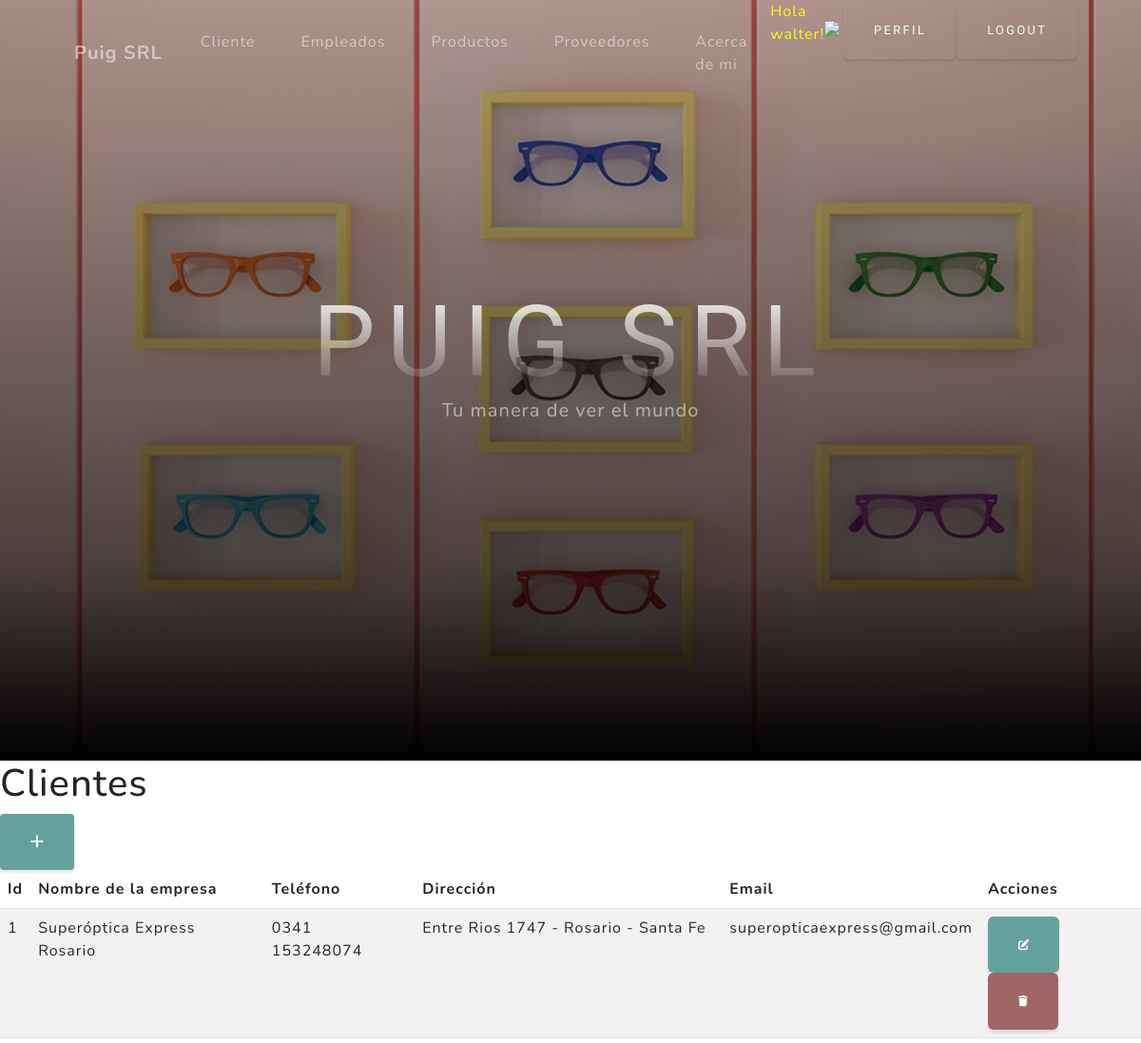
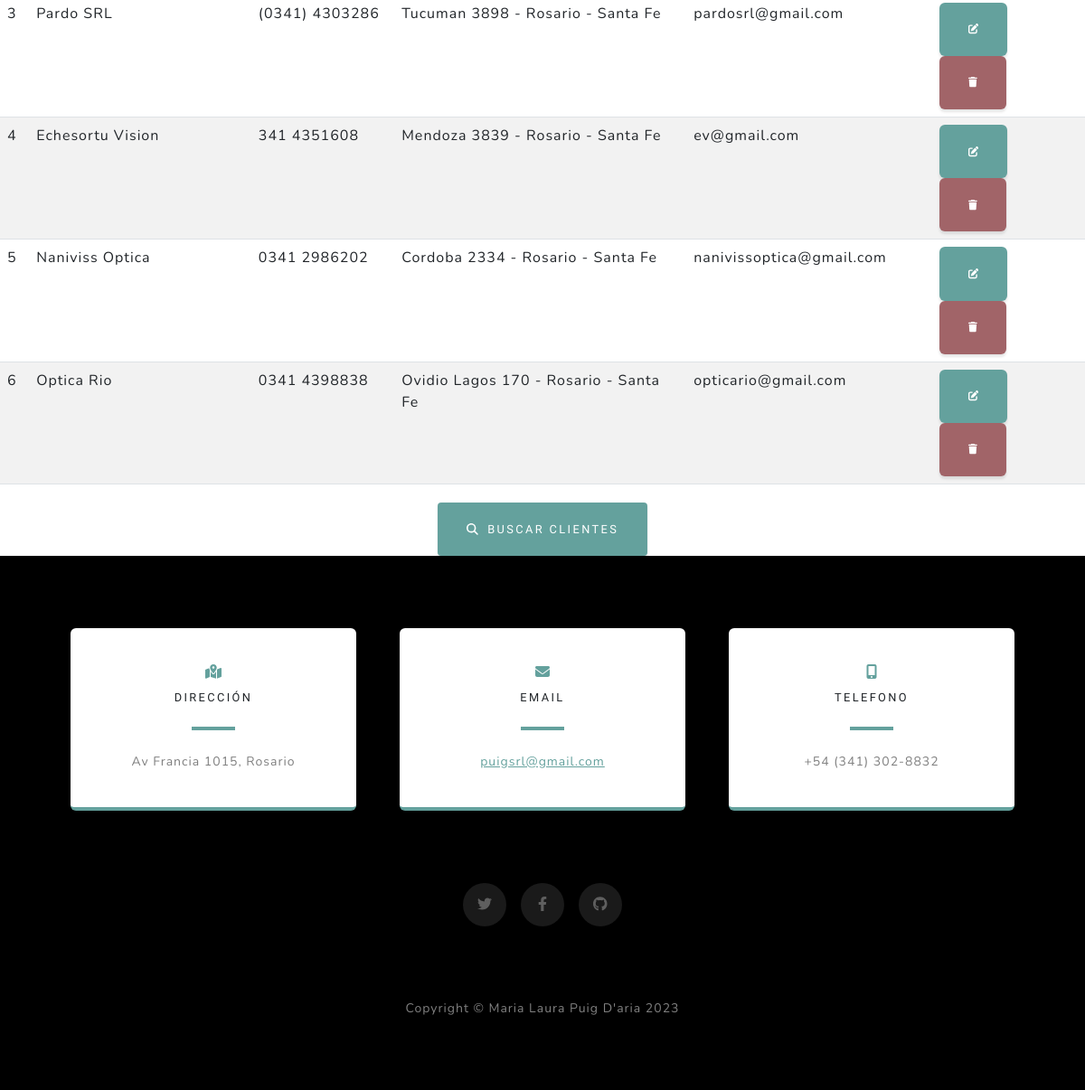
/clientes/ (signed in), run on the app's committed database (2 pictures, top to bottom).
### aplicacion/models.py (models this page shows, shortened)
class Cliente(models.Model):
    nombre_empresa = models.CharField(max_length=100)
    telefono_contacto = models.CharField(max_length=20)
    direccion = models.CharField (max_length=100)
    email = models.EmailField()

### aplicacion/views.py (the view)
# urls.py: path('clientes/', cliente, name = "clientes" ),
@login_required
def cliente(request):
    clientes = Cliente.objects.all()
    contexto = {'clientes': clientes, 'titulo': 'Listado de Clientes'}
    return render(request, 'aplicacion/clientes.html', contexto)

### aplicacion/templates/aplicacion/clientes.html (shortened to what this page needs)
{% extends 'aplicacion/base.html' %}
{% load static %}
    {% block contenido %}
    <h1>Clientes</h1>
    <a href="{% url 'create_clientes' %}" class="btn btn-primary btn-sm">
        <i class="fa fa-plus fa-lg" title="New Record"></i>
    </a>
    <table class="table table-striped">
        <thead>
            <tr>
                <th>Id</th>
                <th>Nombre de la empresa</th>
                <th>Teléfono</th>
                <th>Dirección</th>
                <th>Email</th>
                <th>Acciones</th>
            </tr>
        </thead>
        <tbody>
            {% for c in clientes %}
            <tr>
                <td>{{ c.id }}</td>
                <td>{{ c.nombre_empresa }}</td>
                <td>{{ c.telefono_contacto }}</td>
                <td>{{ c.direccion }}</td>
                <td>{{ c.email }}</td>
                <td>
                    <a href="{% url 'update_clientes' pk=c.id %}" class="btn btn-primary">
                        <i class="fa fa-edit fa-sm" title="Edit Record"></i>
                    </a>
                    <a href="{% url 'delete_clientes' pk=c.id %}" class="btn btn-danger">
                        <i class="fa fa-trash fa-sm" title="Delete Record"></i>
                    </a>
                </td>
            </tr>
            {% endfor %}
        </tbody>
    </table>
    <div style="text-align: center; margin-top: 20px;">
        <a href="{% url 'buscar_cliente' %}" class="btn btn-primary btn-sm">
            <i class="fa fa-search" style="margin-right: 5px;"></i> Buscar Clientes
        </a>
    </div>
   {% endblock contenido %}

### aplicacion/templates/aplicacion/base.html (shortened to what this page needs)
<!DOCTYPE html>
<html lang="en">
    <head>
        {% load static %}
        <link href="{% static 'aplicacion/css/styles.css' %}" rel="stylesheet" />
    </head>
    <body id="page-top">
        <nav class="navbar navbar-expand-lg navbar-light fixed-top" id="mainNav">
            <div class="container px-4 px-lg-5">
                <a class="navbar-brand" href="{% url 'home' %}">Puig SRL</a>
                {% if user.is_authenticated %}
                <div class="collapse navbar-collapse" id="navbarResponsive">
                    <ul class="navbar-nav ms-auto">
                        <li class="nav-item"><a class="nav-link" href="{% url 'clientes' %}">Cliente</a></li>
                        <li class="nav-item"><a class="nav-link" href="{% url 'empleados' %}">Empleados</a></li>
                        <li class="nav-item"><a class="nav-link" href="{% url 'productos' %}">Productos</a></li>
                        <li class="nav-item"><a class="nav-link" href="{% url 'proveedores' %}">Proveedores</a></li>
                        <li class="nav-item"><a class="nav-link" href="{% url 'acerca_de_mi' %}">Acerca de mi</a></li>
                        <li class="nav-item">
                            <div class="user-info d-flex align-items-center">
                                <p style="color: rgb(255, 251, 7)">Hola {{ user.username }}!</p>
                                    <img src="{{ request.session.avatar }}" height="20px" width="20px" alt="Avatar"/>
                                <div class="ml-2 d-flex align-items-center">
                                    <a class="btn btn-outline-light" href="{% url 'editar_perfil' %}">Perfil</a>
                                    <a class="btn btn-outline-light" href="{% url 'logout' %}">Logout</a>
                                </div>
                            </div>
                        </li>
                          {% else %}
                              <a class="nav-link" href="{% url 'registro' %}">Registro</a>
                          </li>
                              <a class="nav-link" href="{% url 'login' %}">Login</a>
                              {% endif %}
                    </ul>
                </div>
            </div>
        </nav>
        <header class="masthead">
            <div class="container px-4 px-lg-5 d-flex h-100 align-items-center justify-content-center">
                <div class="d-flex justify-content-center">
                    <div class="text-center">
                        <h1 class="mx-auto my-0 text-uppercase">Puig SRL</h1>
                        <h2 class="text-white-50 mx-auto mt-2 mb-5">Tu manera de ver el mundo</h2>
                    </div>
                </div>
            </div>
        </header>
        {% block contenido %}
        {% endblock contenido %}
        <section class="contact-section bg-black">
            <div class="container px-4 px-lg-5">
                <div class="row gx-4 gx-lg-5">
                    <div class="col-md-4 mb-3 mb-md-0">
                        <div class="card py-4 h-100">
                            <div class="card-body text-center">
                                <i class="fas fa-map-marked-alt text-primary mb-2"></i>
                                <h4 class="text-uppercase m-0">Dirección</h4>
                                <hr class="my-4 mx-auto" />
                                <div class="small text-black-50">Av Francia 1015, Rosario</div>
                            </div>
                        </div>
                    </div>
                    <div class="col-md-4 mb-3 mb-md-0">
                        <div class="card py-4 h-100">
                            <div class="card-body text-center">
                                <i class="fas fa-envelope text-primary mb-2"></i>
                                <h4 class="text-uppercase m-0">Email</h4>
                                <hr class="my-4 mx-auto" />
                                <div class="small text-black-50"><a href="#!">puigsrl@gmail.com</a></div>
                            </div>
                        </div>
                    </div>
                    <div class="col-md-4 mb-3 mb-md-0">
                        <div class="card py-4 h-100">
                            <div class="card-body text-center">
                                <i class="fas fa-mobile-alt text-primary mb-2"></i>
                                <h4 class="text-uppercase m-0">Telefono</h4>
                                <hr class="my-4 mx-auto" />
                                <div class="small text-black-50">+54 (341) 302-8832</div>
                            </div>
                        </div>
                    </div>
                </div>
                <div class="social d-flex justify-content-center">
                    <a class="mx-2" href="#!"><i class="fab fa-twitter"></i></a>
                    <a class="mx-2" href="#!"><i class="fab fa-facebook-f"></i></a>
                    <a class="mx-2" href="#!"><i class="fab fa-github"></i></a>
                </div>
            </div>
        </section>
        <footer class="footer bg-black small text-center text-white-50"><div class="container px-4 px-lg-5">Copyright &copy; Maria Laura Puig D'aria 2023</div></footer>
    </body>
</html>

### data on the page
Cliente: id "1", nombre_empresa "Superóptica Express Rosario", telefono_contacto "0341 153248074", direccion "Entre Rios 1747 - Rosario - Santa Fe", email "superopticaexpress@gmail.com"
Cliente: id "3", nombre_empresa "Pardo SRL", telefono_contacto "(0341) 4303286", direccion "Tucuman 3898 - Rosario - Santa Fe", email "pardosrl@gmail.com"
Cliente: id "4", nombre_empresa "Echesortu Vision", telefono_contacto "341 4351608", direccion "Mendoza 3839 - Rosario - Santa Fe", email "ev@gmail.com"
Cliente: id "5", nombre_empresa "Naniviss Optica", telefono_contacto "0341 2986202", direccion "Cordoba 2334 - Rosario - Santa Fe", email "nanivissoptica@gmail.com"
Cliente: id "6", nombre_empresa "Optica Rio", telefono_contacto "0341 4398838", direccion "Ovidio Lagos 170 - Rosario - Santa Fe", email "opticario@gmail.com"

### other printed values
{{ user.username }} "walter"
